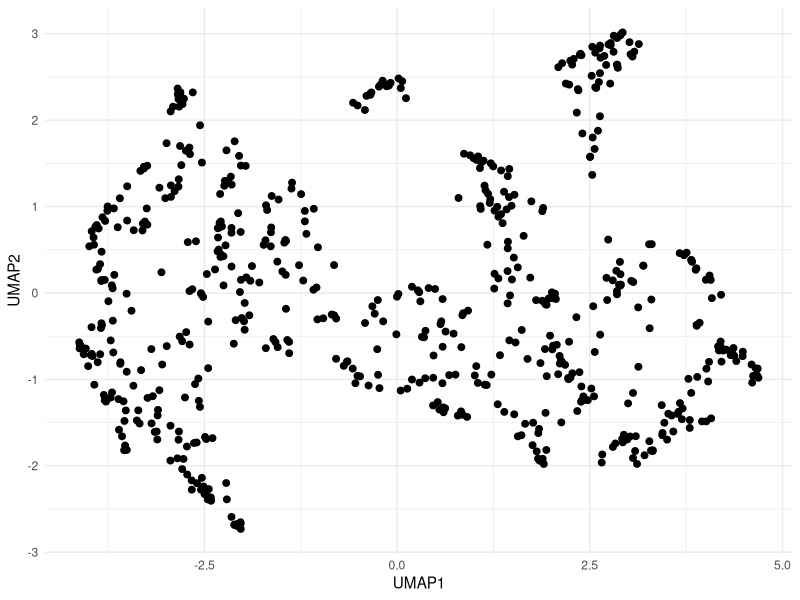
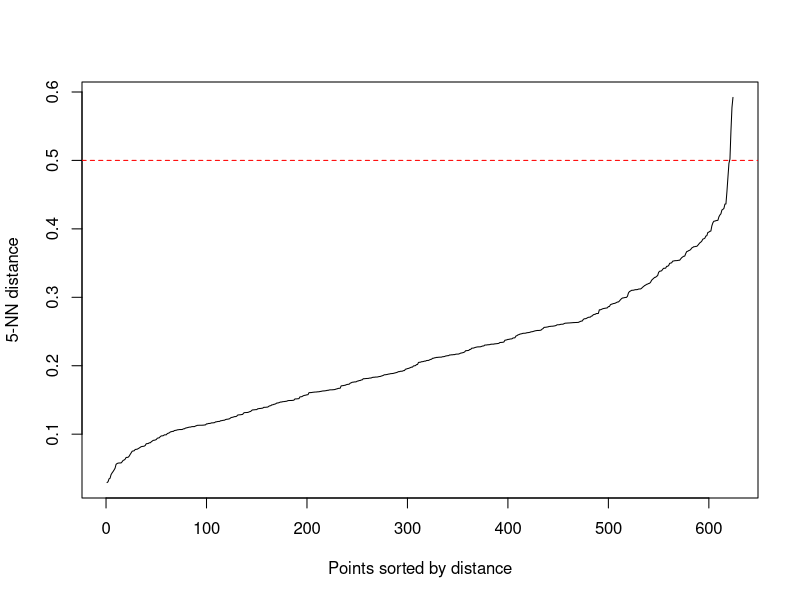
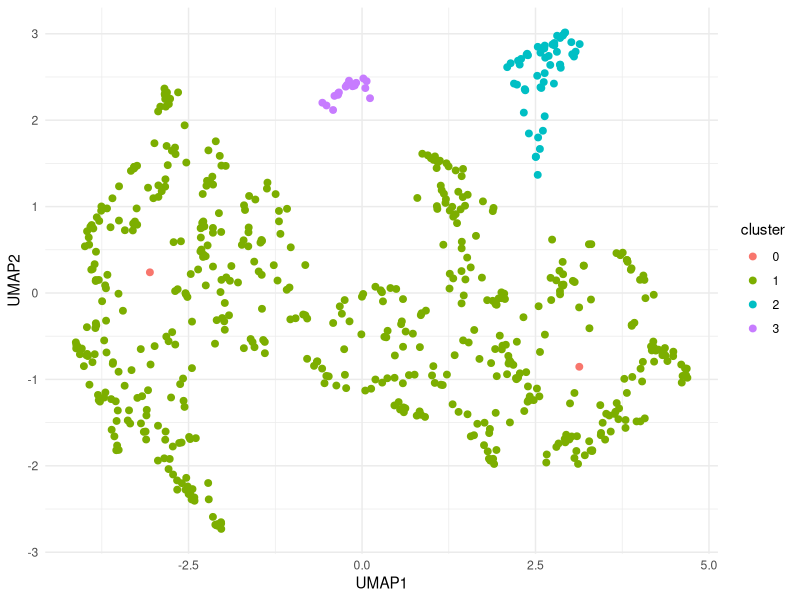
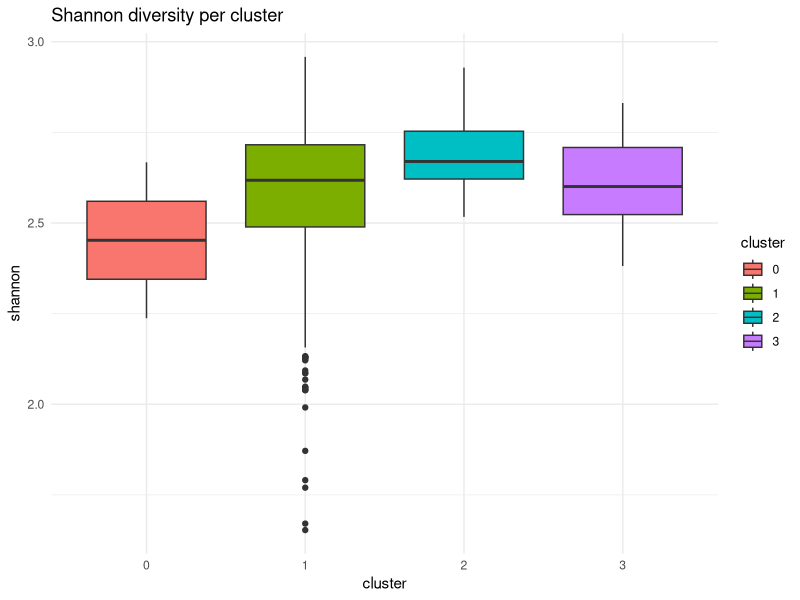
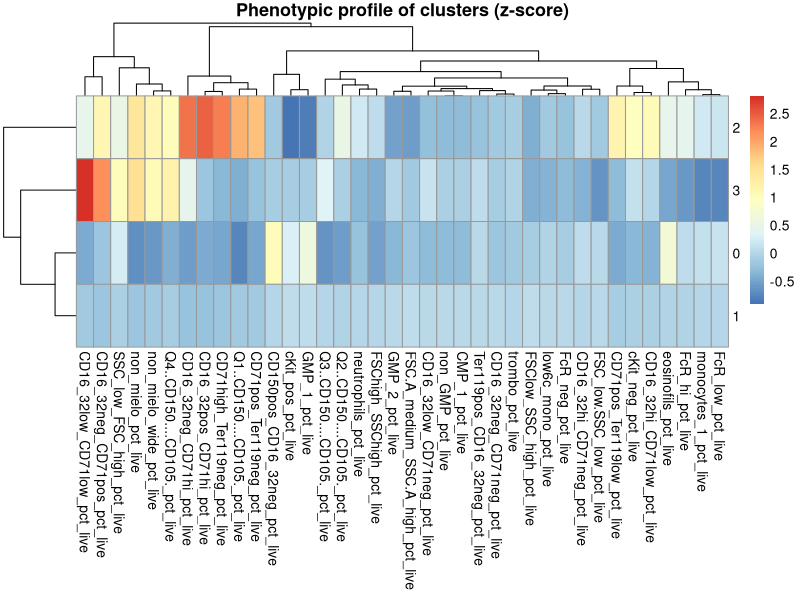
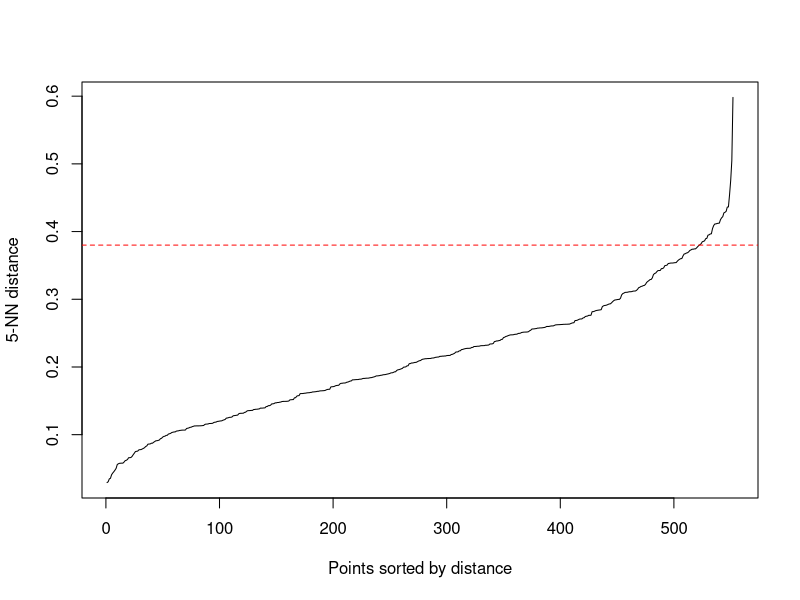
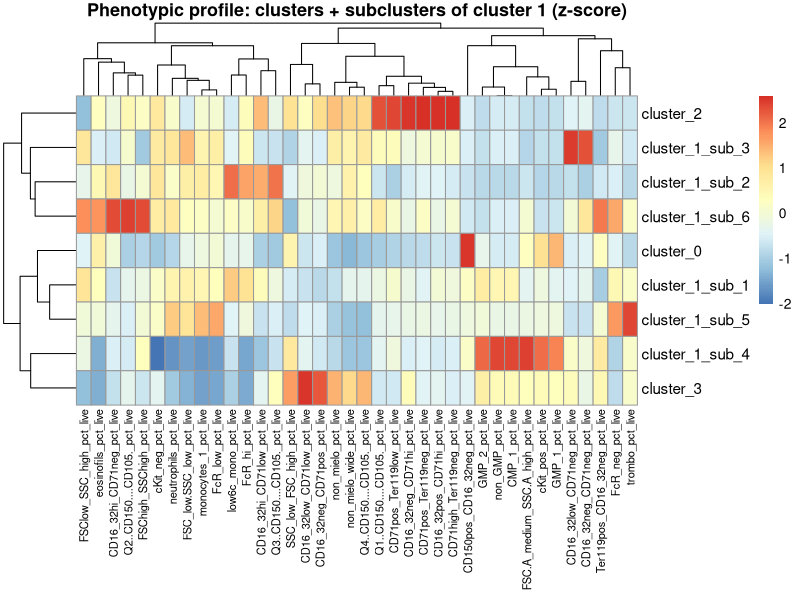
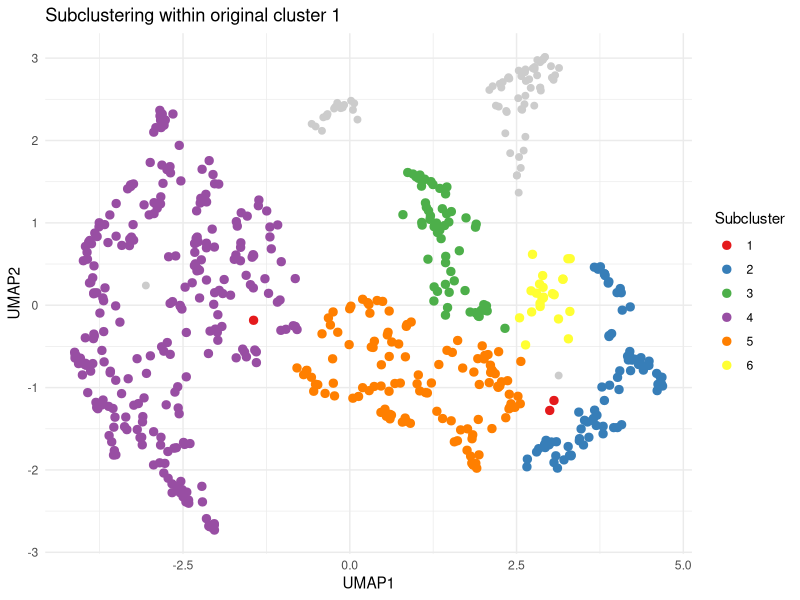

Reproduce these figures in R, in order.
## ---- chunk 1
library(readxl)
library(dplyr)
library(tidyr)
library(ggplot2)
library(uwot)
library(dbscan)
setwd("~/Desktop/Szade_Lab/aktualne")
## ---- chunk 2
cyto_cols_RSM <- c(
  "Live_dead_Ly6C_subset",
  "cKit_neg",
  "eosinofils",
  "low6c_mono",
  "monocytes_1",
  "FcR_hi",
  "FcR_low",
  "FcR_neg",
  "neutrophils",
  "non_mielo",
  "CD16_32hi_CD71low",
  "CD16_32hi_CD71neg",
  "CD16_32low_CD71low",
  "CD16_32low_CD71neg",
  "CD16_32neg_CD71hi",
  "CD16_32neg_CD71neg",
  "CD16_32neg_CD71pos",
  "CD16_32pos_CD71hi",
  "non_mielo_wide",
  "Q1..CD150....CD105.",
  "CD71high_Ter119neg",
  "CD71pos_Ter119low",
  "CD71pos_Ter119neg",
  "Q2..CD150....CD105.",
  "Q3..CD150....CD105.",
  "Q4..CD150....CD105.",
  "Ter119pos_CD16_32neg",
  "cKit_pos",
  "CD150pos_CD16_32neg",
  "GMP_1",
  "GMP_2",
  "non_GMP",
  "CMP_1",
  "trombo",
  "FSC.A_medium_SSC.A_high",
  "FSC_low.SSC_low",
  "FSChigh_SSChigh",
  "FSClow_SSC_high",
  "SSC_low_FSC_high"
)

# wczytanie danych
df <- read_excel("RSM_summary.xlsx")

# OBIEKT R z samą cytometrią
df_cyto <- df %>%
  select(all_of(cyto_cols_RSM))

# normalizacja % of live dla wszystkich
library(dplyr)
denom <- "Live_dead_Ly6C_subset"
gate_cols <- setdiff(colnames(df_cyto), denom)

df_cyto_pct_live <- df_cyto %>%
  mutate(
    across(
      all_of(gate_cols),
      ~ ifelse(.data[[denom]] == 0 | is.na(.data[[denom]]), NA_real_, (.x / .data[[denom]]) * 100),
      .names = "{.col}_pct_live"
    )
  )

# normalizacja % of live dla zgatowanych populacji
gated_populations_RSM <- c(
  "cKit_neg",
  "eosinofils",
  "low6c_mono",
  "monocytes_1",
  "FcR_hi",
  "FcR_low",
  "FcR_neg",
  "neutrophils",
  "non_mielo",
  "CD16_32hi_CD71low",
  "CD16_32hi_CD71neg",
  "CD16_32low_CD71low",
  "CD16_32low_CD71neg",
  "CD16_32neg_CD71hi",
  "CD16_32neg_CD71neg",
  "CD16_32neg_CD71pos",
  "CD16_32pos_CD71hi",
  "non_mielo_wide",
  "Q1..CD150....CD105.",
  "CD71high_Ter119neg",
  "CD71pos_Ter119low",
  "CD71pos_Ter119neg",
  "Q2..CD150....CD105.",
  "Q3..CD150....CD105.",
  "Q4..CD150....CD105.",
  "Ter119pos_CD16_32neg",
  "cKit_pos",
  "CD150pos_CD16_32neg",
  "GMP_1",
  "GMP_2",
  "non_GMP",
  "CMP_1",
  "trombo",
  "FSC.A_medium_SSC.A_high",
  "FSC_low.SSC_low",
  "FSChigh_SSChigh",
  "FSClow_SSC_high",
  "SSC_low_FSC_high"
)

denom <- "Live_dead_Ly6C_subset"
df_gated_pct_live <- df_cyto %>%
  mutate(
    across(
      all_of(gated_populations_RSM),
      ~ ifelse(
        .data[[denom]] == 0 | is.na(.data[[denom]]),
        NA_real_,
        (.x / .data[[denom]]) * 100
      ),
      .names = "{.col}_pct_live"
    )
  ) %>%
  select(ends_with("_pct_live"))
## ---- chunk 3
set.seed(123)

# 1. NA -> 0
pca_mat <- df_gated_pct_live %>%
  mutate(across(everything(), ~ replace_na(.x, 0))) %>%
  as.matrix()

# 2. PCA bez log-transform
pca_res <- prcomp(
  pca_mat,
  center = TRUE,
  scale. = TRUE
)
## ---- chunk 4
# procent wariancji wyjaśnionej przez każdy PC
var_explained <- (pca_res$sdev^2) / sum(pca_res$sdev^2)

# w procentach
var_explained_percent <- var_explained * 100

var_explained_percent
## ---- chunk 5
# 3. bierzemy pierwsze 12 PC
pca_data <- pca_res$x[, 1:12, drop = FALSE]
## ---- chunk 6
library(uwot)
# UMAP
umap_res <- uwot::umap(pca_data)

# do ramki danych
umap_df <- data.frame(
  UMAP1 = umap_res[,1],
  UMAP2 = umap_res[,2]
)

head(umap_df)
library(ggplot2)

ggplot(umap_df, aes(x = UMAP1, y = UMAP2)) +
  geom_point(size = 2) +
  theme_minimal()
## ---- chunk 7
library(dbscan)

kNNdistplot(umap_res, k = 5)
abline(h = 0.5, col = "red", lty = 2)
## ---- chunk 8
library(dbscan)

db <- dbscan(umap_res, eps = 0.4, minPts = 5) # wybrane z wykresu elbow powyżej!!!

umap_df$cluster <- as.factor(db$cluster)

ggplot(umap_df, aes(x = UMAP1, y = UMAP2, color = cluster)) +
  geom_point(size = 2) +
  theme_minimal()
## ---- chunk 9
umap_df$cluster <- as.factor(db$cluster)

df_clusters <- df_gated_pct_live %>%
  mutate(cluster = as.factor(db$cluster))

table(df_clusters$cluster)

cluster_summary <- df_clusters %>%
  group_by(cluster) %>%
  summarise(across(everything(), mean, na.rm = TRUE))
## ---- chunk 10
library(dplyr)

df_clusters %>%
  group_by(cluster) %>%
  summarise(across(everything(), sd, na.rm = TRUE))
## ---- chunk 11
shannon_index <- function(x) {
  x <- x[x > 0]              
  p <- x / sum(x)         
  -sum(p * log(p))
}

df_clusters$shannon <- apply(
  df_gated_pct_live,
  1,
  shannon_index
)
## ---- chunk 12
library(ggplot2)

ggplot(df_clusters, aes(x = cluster, y = shannon, fill = cluster)) +
  geom_boxplot() +
  theme_minimal() +
  labs(title = "Shannon diversity per cluster")
## ---- chunk 13
kruskal.test(shannon ~ cluster, data = df_clusters)
## ---- chunk 14
df_clusters %>%
  group_by(cluster) %>%
  summarise(mean_shannon = mean(shannon))
## ---- chunk 15
df_clusters <- df_gated_pct_live %>%
  mutate(cluster = as.factor(db$cluster))

cluster_means <- df_clusters %>%
  group_by(cluster) %>%
  summarise(across(everything(), mean, na.rm = TRUE))
## ---- chunk 16
library(tibble)

# globalne średnie i SD
global_mean <- colMeans(df_gated_pct_live, na.rm = TRUE)
global_sd   <- apply(df_gated_pct_live, 2, sd, na.rm = TRUE)

# funkcja do z-score
zscore <- function(x, mean, sd) {
  (x - mean) / sd
}

# profil fenotypowy (z-score)
cluster_profile <- cluster_means %>%
  column_to_rownames("cluster") %>%
  as.matrix()

cluster_profile_z <- sweep(cluster_profile, 2, global_mean, "-")
cluster_profile_z <- sweep(cluster_profile_z, 2, global_sd, "/")
## ---- chunk 17
library(pheatmap)

pheatmap(
  cluster_profile_z,
  scale = "none",
  clustering_distance_rows = "euclidean",
  clustering_distance_cols = "euclidean",
  main = "Phenotypic profile of clusters (z-score)"
)
## ---- chunk 18
library(dplyr)
library(tidyr)

cluster_long <- as.data.frame(cluster_profile_z) %>%
  rownames_to_column("cluster") %>%
  pivot_longer(-cluster, names_to = "feature", values_to = "z")

# top 5 ↑ i ↓ dla każdego klastra
top_features <- cluster_long %>%
  group_by(cluster) %>%
  arrange(desc(z)) %>%
  slice_head(n = 5) %>%
  bind_rows(
    cluster_long %>%
      group_by(cluster) %>%
      arrange(z) %>%
      slice_head(n = 5)
  )
## ---- chunk 19
# próbki należące do klastra 1 z oryginalnego DBSCAN
idx_cl1 <- which(umap_df$cluster == "1")

# dane tylko dla klastra 1, ale nadal w oryginalnej przestrzeni UMAP
umap_cl1_original <- umap_res[idx_cl1, , drop = FALSE]

# dobór eps dla subklastrów
kNNdistplot(umap_cl1_original, k = 5)
abline(h = 0.38, col = "red", lty = 2)
## ---- chunk 20
# subclustering wewnątrz klastra 1
db_sub_cl1 <- dbscan(
  umap_cl1_original,
  eps = 0.35,
  minPts = 5
)

# dodanie subklastrów do głównej ramki
umap_df$subcluster_cl1 <- NA
umap_df$subcluster_cl1[idx_cl1] <- as.factor(db_sub_cl1$cluster)
## ---- chunk 21
# 1. Tworzymy wspólną etykietę: klastry + subklastry klastra 1
combined_labels <- umap_df %>%
  mutate(
    combined_cluster = ifelse(
      cluster == "1",
      paste0("cluster_1_sub_", subcluster_cl1),
      paste0("cluster_", cluster)
    )
  ) %>%
  pull(combined_cluster)

# 2. Dodajemy etykietę do danych cytometrycznych
df_combined_clusters <- df_gated_pct_live %>%
  mutate(combined_cluster = combined_labels)

# 3. Liczymy średnie wartości populacji cytometrycznych dla każdej grupy
combined_means <- df_combined_clusters %>%
  group_by(combined_cluster) %>%
  summarise(
    across(everything(), mean, na.rm = TRUE),
    .groups = "drop"
  )

# 4. Zamiana na macierz do heatmapy
combined_mat <- combined_means %>%
  column_to_rownames("combined_cluster") %>%
  as.matrix()

# 5. Z-score względem wszystkich grup
# czyli dla każdej populacji patrzymy, które klastry/subklastry mają jej względnie dużo albo mało
combined_z <- scale(combined_mat)

# 6. Usunięcie kolumn, które mają same NA / brak zmienności
combined_z <- combined_z[, colSums(is.na(combined_z)) < nrow(combined_z), drop = FALSE]

# 7. Heatmapa
pheatmap(
  combined_z,
  scale = "none",
  cluster_rows = TRUE,
  cluster_cols = TRUE,
  fontsize_col = 8,
  fontsize_row = 11,
  angle_col = 90,
  main = "Phenotypic profile: clusters + subclusters of cluster 1 (z-score)"
)
## ---- chunk 22
ggplot() +
  geom_point(
    data = umap_df %>% filter(cluster != "1"),
    aes(x = UMAP1, y = UMAP2),
    color = "grey80",
    size = 2
  ) +
  geom_point(
    data = umap_df %>% filter(cluster == "1"),
    aes(
      x = UMAP1,
      y = UMAP2,
      color = as.factor(subcluster_cl1)
    ),
    size = 2.5
  ) +
  scale_color_brewer(palette = "Set1") +
  theme_minimal() +
  labs(
    title = "Subclustering within original cluster 1",
    color = "Subcluster"
  )
## ---- chunk 23
df$subcluster_cl1 <- umap_df$subcluster_cl1
table(df$subcluster_cl1)
df_subclaster_cl1 <- df$subcluster_cl1
## ---- chunk 24
subcluster_means <- df_gated_pct_live %>%
  mutate(subcluster = df$subcluster_cl1) %>%
  filter(!is.na(subcluster)) %>%
  group_by(subcluster) %>%
  summarise(across(everything(), mean, na.rm = TRUE))

subcluster_sd <- subcluster_means %>%
  pivot_longer(-subcluster) %>%
  group_by(name) %>%
  summarise(sd_between_clusters = sd(value, na.rm = TRUE)) %>%
  arrange(desc(sd_between_clusters))

head(subcluster_sd, 15)
## ---- chunk 25
subcluster_means_long <- subcluster_means %>%
  pivot_longer(-subcluster)

subcluster_means_long %>%
  group_by(subcluster) %>%
  slice_max(value, n = 10)
## ---- chunk 26
library(pheatmap)
library(tibble)

# macierz średnich
heatmap_mat <- subcluster_means %>%
  column_to_rownames("subcluster") %>%
  as.matrix()

# manualny Z-score dla każdej kolumny
heatmap_z <- apply(
  heatmap_mat,
  2,
  function(col) {
    zscore(
      col,
      mean(col, na.rm = TRUE),
      sd(col, na.rm = TRUE)
    )
  }
)

# zachowanie nazw wierszy
rownames(heatmap_z) <- rownames(heatmap_mat)

# heatmapa
pheatmap(
  heatmap_z,
  cluster_rows = TRUE,
  cluster_cols = TRUE,
  fontsize_col = 10,
  fontsize_row = 12,
  angle_col = 90,
  main = "Z-score heatmap of mean cytometric populations across subclusters (cluster1)"
)
## ---- chunk 27
library(dplyr)
library(ggplot2)

# Tworzymy wspólną etykietę: klastry + subklastry klastra 1
umap_df <- umap_df %>%
  mutate(
    combined_cluster = ifelse(
      cluster == "1",
      paste0("cluster_1_sub_", subcluster_cl1),
      paste0("cluster_", cluster)
    )
  )

# Zamiana na factor, żeby ggplot traktował to jako kategorie
umap_df$combined_cluster <- as.factor(umap_df$combined_cluster)

# UMAP: zwykłe klastry + subklastry klastra 1
ggplot(umap_df, aes(x = UMAP1, y = UMAP2, color = combined_cluster)) +
  geom_point(size = 2, alpha = 0.8) +
  theme_minimal() +
  labs(
    title = "UMAP: clusters + subclusters of cluster 1",
    x = "UMAP1",
    y = "UMAP2",
    color = "Cluster / subcluster"
  ) +
  theme(
    plot.title = element_text(hjust = 0.5),
    legend.position = "right"
  )
